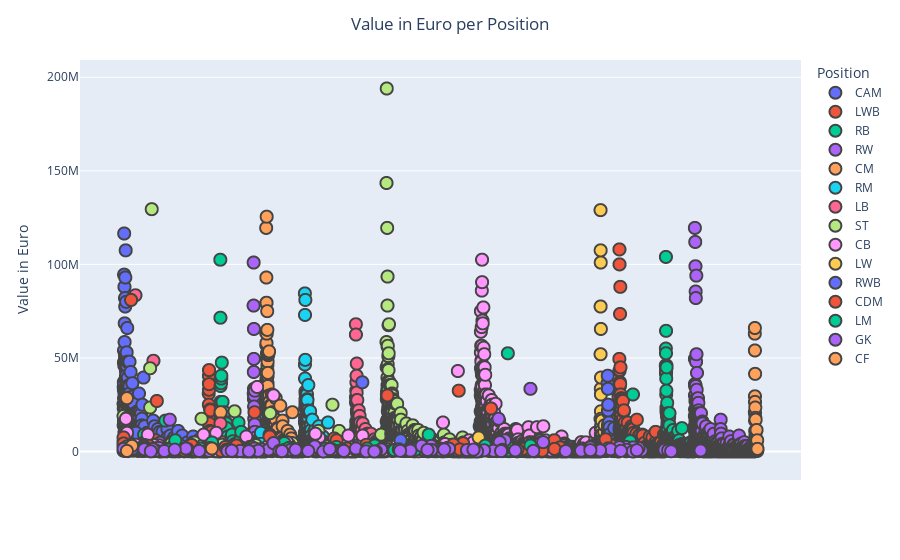

The code cell stored with this chart in its notebook:
### Markdown cell above
### Value in euro per position

### Code cell
fig = px.scatter(data,x='name',y='market_value',color='best_postion',
                 labels={'market_value': 'Value in Euro','best_postion':'Position'})
fig.update_xaxes(visible=False)
# allign title
fig.update_layout(title_text='Value in Euro per Position', title_x=0.5)

fig.update_traces(marker=dict(size=12,
                              line=dict(width=2,)),
                  selector=dict(mode='markers'))

fig.show()

### Figure 1 — Plotly figure (JSON) as saved in the notebook; plotly's stock layout.template omitted (floating-point values rounded to 4 significant figures; data arrays with more than 128 entries replaced by an {"elided": "..."} marker saying what was removed)
{"data": [{"hovertemplate": "Position=CAM<br>name=%{x}<br>Value in Euro=%{y}<extra></extra>", "legendgroup": "CAM", "marker": {"color": "#636efa", "line": {"width": 2}, "size": 12, "symbol": "circle"}, "mode": "markers", "name": "CAM", "showlegend": true, "type": "scattergl", "x": {"elided": "2249 str values"}, "xaxis": "x", "y": {"elided": "2249 int values"}, "yaxis": "y"}, {"hovertemplate": "Position=LWB<br>name=%{x}<br>Value in Euro=%{y}<extra></extra>", "legendgroup": "LWB", "marker": {"color": "#EF553B", "line": {"width": 2}, "size": 12, "symbol": "circle"}, "mode": "markers", "name": "LWB", "showlegend": true, "type": "scattergl", "x": {"elided": "306 str values"}, "xaxis": "x", "y": {"elided": "306 int values"}, "yaxis": "y"}, {"hovertemplate": "Position=RB<br>name=%{x}<br>Value in Euro=%{y}<extra></extra>", "legendgroup": "RB", "marker": {"color": "#00cc96", "line": {"width": 2}, "size": 12, "symbol": "circle"}, "mode": "markers", "name": "RB", "showlegend": true, "type": "scattergl", "x": {"elided": "896 str values"}, "xaxis": "x", "y": {"elided": "896 int values"}, "yaxis": "y"}, {"hovertemplate": "Position=RW<br>name=%{x}<br>Value in Euro=%{y}<extra></extra>", "legendgroup": "RW", "marker": {"color": "#ab63fa", "line": {"width": 2}, "size": 12, "symbol": "circle"}, "mode": "markers", "name": "RW", "showlegend": true, "type": "scattergl", "x": {"elided": "332 str values"}, "xaxis": "x", "y": {"elided": "332 int values"}, "yaxis": "y"}, {"hovertemplate": "Position=CM<br>name=%{x}<br>Value in Euro=%{y}<extra></extra>", "legendgroup": "CM", "marker": {"color": "#FFA15A", "line": {"width": 2}, "size": 12, "symbol": "circle"}, "mode": "markers", "name": "CM", "showlegend": true, "type": "scattergl", "x": {"elided": "1037 str values"}, "xaxis": "x", "y": {"elided": "1037 int values"}, "yaxis": "y"}, {"hovertemplate": "Position=RM<br>name=%{x}<br>Value in Euro=%{y}<extra></extra>", "legendgroup": "RM", "marker": {"color": "#19d3f3", "line": {"width": 2}, "size": 12, "symbol": "circle"}, "mode": "markers", "name": "RM", "showlegend": true, "type": "scattergl", "x": {"elided": "1376 str values"}, "xaxis": "x", "y": {"elided": "1376 int values"}, "yaxis": "y"}, {"hovertemplate": "Position=LB<br>name=%{x}<br>Value in Euro=%{y}<extra></extra>", "legendgroup": "LB", "marker": {"color": "#FF6692", "line": {"width": 2}, "size": 12, "symbol": "circle"}, "mode": "markers", "name": "LB", "showlegend": true, "type": "scattergl", "x": {"elided": "844 str values"}, "xaxis": "x", "y": {"elided": "844 int values"}, "yaxis": "y"}, {"hovertemplate": "Position=ST<br>name=%{x}<br>Value in Euro=%{y}<extra></extra>", "legendgroup": "ST", "marker": {"color": "#B6E880", "line": {"width": 2}, "size": 12, "symbol": "circle"}, "mode": "markers", "name": "ST", "showlegend": true, "type": "scattergl", "x": {"elided": "2573 str values"}, "xaxis": "x", "y": {"elided": "2573 int values"}, "yaxis": "y"}, {"hovertemplate": "Position=CB<br>name=%{x}<br>Value in Euro=%{y}<extra></extra>", "legendgroup": "CB", "marker": {"color": "#FF97FF", "line": {"width": 2}, "size": 12, "symbol": "circle"}, "mode": "markers", "name": "CB", "showlegend": true, "type": "scattergl", "x": {"elided": "3319 str values"}, "xaxis": "x", "y": {"elided": "3319 int values"}, "yaxis": "y"}, {"hovertemplate": "Position=LW<br>name=%{x}<br>Value in Euro=%{y}<extra></extra>", "legendgroup": "LW", "marker": {"color": "#FECB52", "line": {"width": 2}, "size": 12, "symbol": "circle"}, "mode": "markers", "name": "LW", "showlegend": true, "type": "scattergl", "x": {"elided": "194 str values"}, "xaxis": "x", "y": {"elided": "194 int values"}, "yaxis": "y"}, {"hovertemplate": "Position=RWB<br>name=%{x}<br>Value in Euro=%{y}<extra></extra>", "legendgroup": "RWB", "marker": {"color": "#636efa", "line": {"width": 2}, "size": 12, "symbol": "circle"}, "mode": "markers", "name": "RWB", "showlegend": true, "type": "scattergl", "x": {"elided": "323 str values"}, "xaxis": "x", "y": {"elided": "323 int values"}, "yaxis": "y"}, {"hovertemplate": "Position=CDM<br>name=%{x}<br>Value in Euro=%{y}<extra></extra>", "legendgroup": "CDM", "marker": {"color": "#EF553B", "line": {"width": 2}, "size": 12, "symbol": "circle"}, "mode": "markers", "name": "CDM", "showlegend": true, "type": "scattergl", "x": {"elided": "1298 str values"}, "xaxis": "x", "y": {"elided": "1298 int values"}, "yaxis": "y"}, {"hovertemplate": "Position=LM<br>name=%{x}<br>Value in Euro=%{y}<extra></extra>", "legendgroup": "LM", "marker": {"color": "#00cc96", "line": {"width": 2}, "size": 12, "symbol": "circle"}, "mode": "markers", "name": "LM", "showlegend": true, "type": "scattergl", "x": {"elided": "810 str values"}, "xaxis": "x", "y": {"elided": "810 int values"}, "yaxis": "y"}, {"hovertemplate": "Position=GK<br>name=%{x}<br>Value in Euro=%{y}<extra></extra>", "legendgroup": "GK", "marker": {"color": "#ab63fa", "line": {"width": 2}, "size": 12, "symbol": "circle"}, "mode": "markers", "name": "GK", "showlegend": true, "type": "scattergl", "x": {"elided": "1675 str values"}, "xaxis": "x", "y": {"elided": "1675 int values"}, "yaxis": "y"}, {"hovertemplate": "Position=CF<br>name=%{x}<br>Value in Euro=%{y}<extra></extra>", "legendgroup": "CF", "marker": {"color": "#FFA15A", "line": {"width": 2}, "size": 12, "symbol": "circle"}, "mode": "markers", "name": "CF", "showlegend": true, "type": "scattergl", "x": ["M. Depay", "Luimo Boas Santos", "K. Benzema", "Roberto Firmino", "H. Mkhitaryan", "D. Mertens", "R. Malinovskyi", "Jesé", "M. Kruse", "W. Ben Yedder", "F. Quagliarella", "Ayoze Pérez", "20 David Villa", "20 Gabriel Barbosa", "A. Plea", "M. Gabbiadini", "S. Jovetić", "João Pedro", "J. Defoe", "A. Yarmolenko", "W. Khazri", "A. Sigurðsson", "A. Akman", "B. Romero", "Gao Late", "G. Pandev", "F. Borini", "K. Roofe", "Dentinho", "M. Vydra", "A. Mehmedi", "M. Livaja", "Y. Ōsako", "R. Quaison", "20 S. Kalou", "D. McGoldrick", "C. Amissi", "21 R. Jönsson", "A. Weimann", "21 Luo Guofu", "S. Adamyan", "M. Pucciarelli", "L. Fernández", "21 Hélder Barbosa", "I. Jebali", "17 R. Keane", "B. Parker", "G. Stewart", "Vitinho", "21 José Kanté", "19 Jonas", "21 K. Németh", "S. Michel", "21 G. Verón", "21 T. van Weert", "O. Berg", "G. Hachen", "F. Tănase", "21 T. Gutiérrez", "Eltildo Bessa", "F. Černych", "R. Pich", "Y. Kakitani", "T. Nichols", "Paulinho", "18 Y. Kakoko", "20 D. Moscardelli", "G. Ludwigson", "21 Adrián López", "Muriqui", "21 I. Pešić", "21 Lucas Medeirão", "Olaetxea", "D. Thomalla", "N. Besara"], "xaxis": "x", "y": [63000000, 21000000, 66000000, 54000000, 29500000, 20500000, 26500000, 2400000, 16500000, 41500000, 4800000, 11000000, 3700000, 23500000, 18000000, 5500000, 9000000, 21000000, 400000, 6000000, 10500000, 4200000, 1300000, 10500000, 17000000, 1400000, 5500000, 4300000, 1500000, 4200000, 4100000, 6000000, 1600000, 4600000, 4700000, 1900000, 1000000, 825000, 1600000, 4600000, 4200000, 1600000, 3000000, 875000, 850000, 5500000, 525000, 850000, 1600000, 1000000, 11500000, 1200000, 1800000, 1200000, 700000, 1300000, 1200000, 2600000, 1300000, 1800000, 850000, 975000, 725000, 625000, 300000, 350000, 300000, 1300000, 6000000, 1300000, 600000, 975000, 1000000, 1200000, 1400000], "yaxis": "y"}], "layout": {"legend": {"title": {"text": "Position"}, "tracegroupgap": 0}, "margin": {"t": 60}, "title": {"text": "Value in Euro per Position", "x": 0.5}, "xaxis": {"anchor": "y", "domain": [0, 1], "title": {"text": "name"}, "visible": false}, "yaxis": {"anchor": "x", "domain": [0, 1], "title": {"text": "Value in Euro"}}}}
